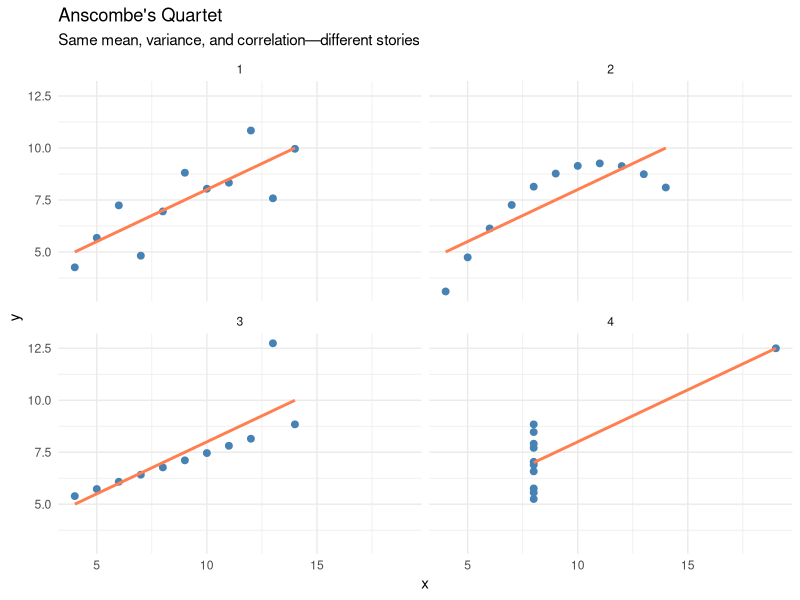
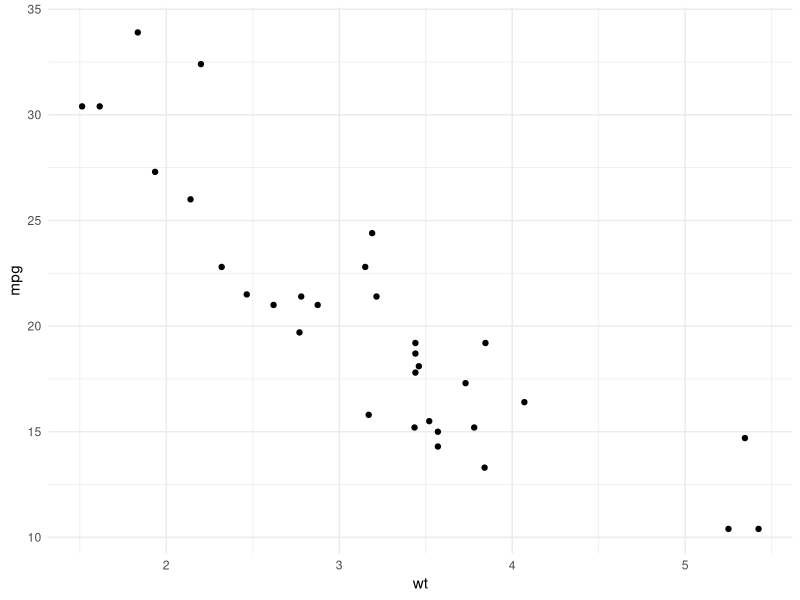
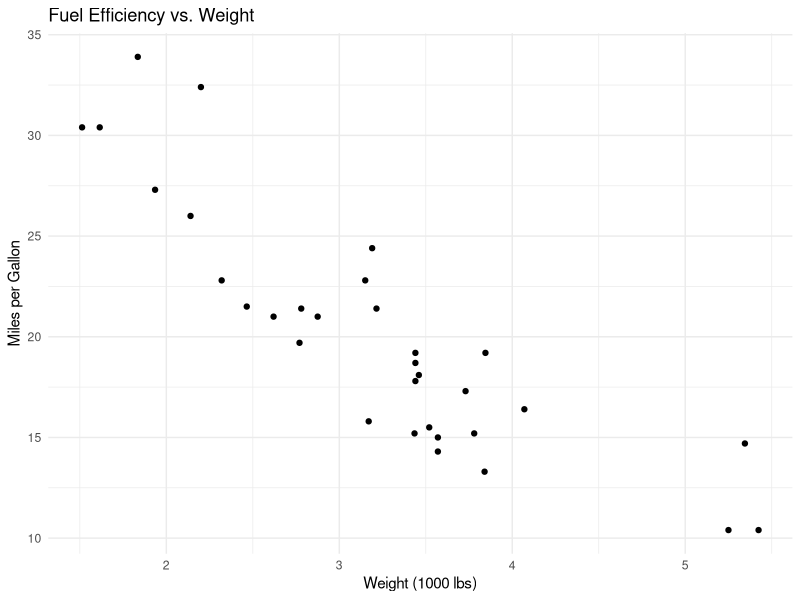
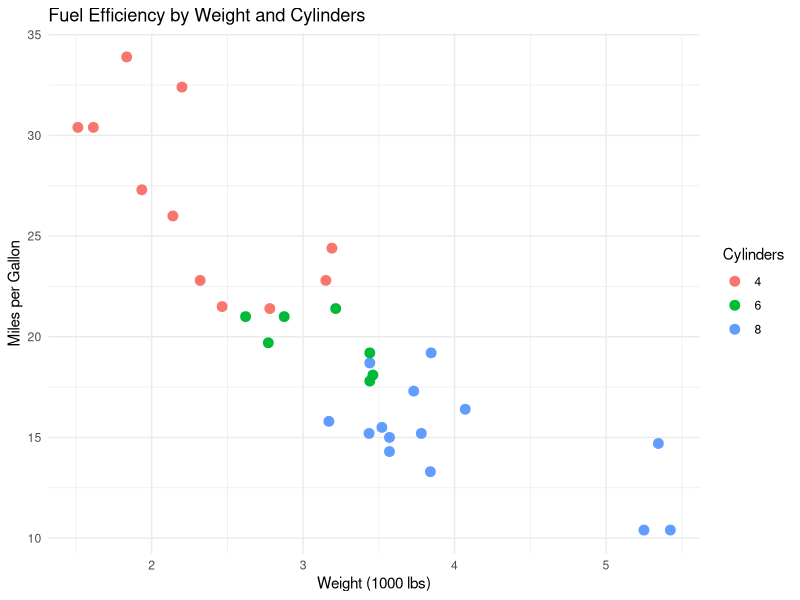
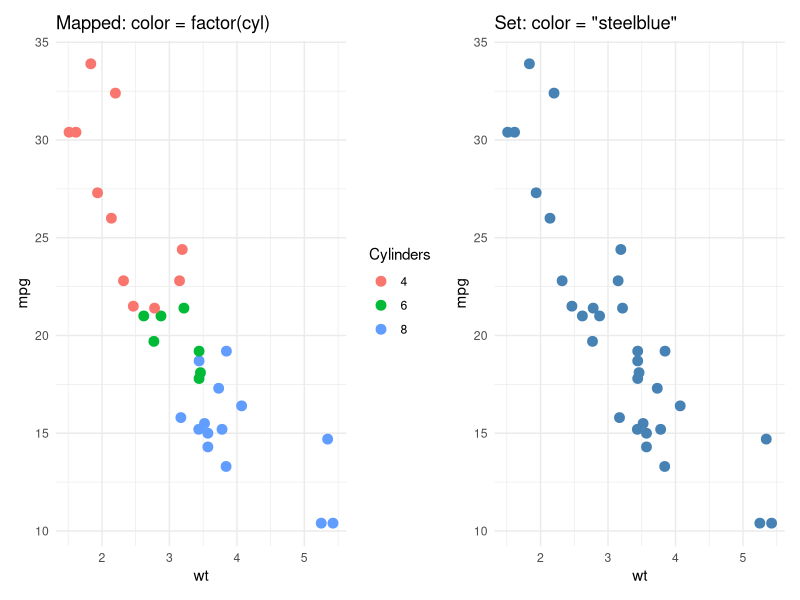
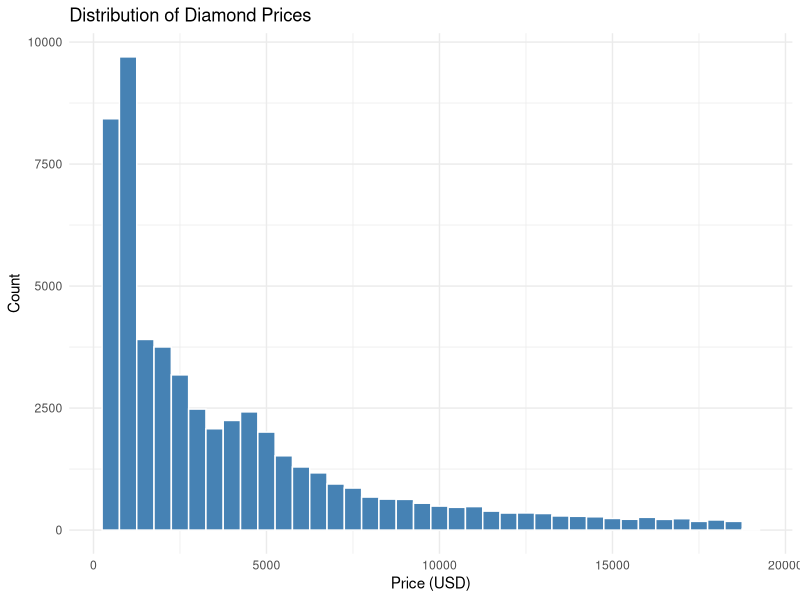
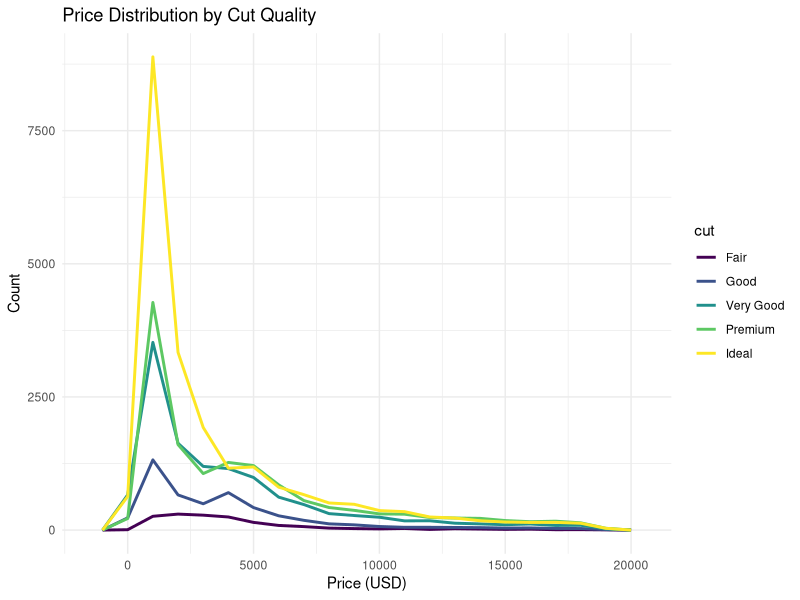
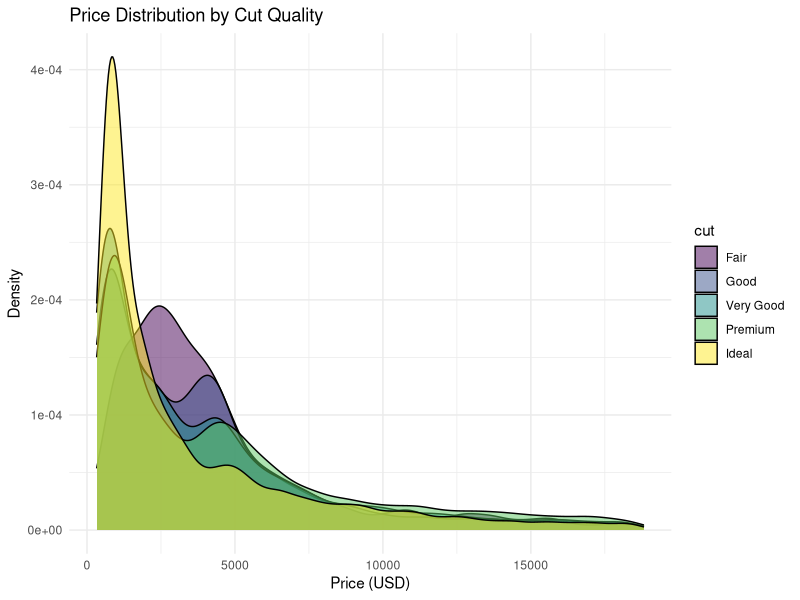

Generate these figures, in order, with R:
## ---- chunk 1
#| label: ch09-setup
#| include: false
library(tidyverse)
library(dslabs)
theme_set(theme_minimal())
## ---- chunk 2
#| label: fig-anscombes
#| fig-cap: "Anscombe's Quartet: Four datasets with identical summary statistics but very different patterns"
#| fig-height: 6

# Anscombe's Quartet demonstration
anscombe_long <- anscombe |>
  pivot_longer(everything(),
               names_to = c(".value", "set"),
               names_pattern = "(.)(.)")

ggplot(anscombe_long, aes(x = x, y = y)) +
  geom_point(size = 2, color = "steelblue") +
  geom_smooth(method = "lm", se = FALSE, color = "coral") +
  facet_wrap(~set, ncol = 2) +
  labs(title = "Anscombe's Quartet",
       subtitle = "Same mean, variance, and correlation—different stories") +
  theme_minimal()
## ---- chunk 3
#| label: fig-basic-ggplot
#| fig-cap: "A minimal ggplot2 scatter plot of car weight against fuel efficiency"

# Start with data and aesthetics
ggplot(data = mtcars, aes(x = wt, y = mpg)) +
  # Add a geometry layer
  geom_point()
## ---- chunk 4
#| label: fig-scatter
#| fig-cap: "Relationship between car weight and fuel efficiency"

ggplot(mtcars, aes(x = wt, y = mpg)) +
  geom_point() +
  labs(
    title = "Fuel Efficiency vs. Weight",
    x = "Weight (1000 lbs)",
    y = "Miles per Gallon"
  )
## ---- chunk 5
#| label: fig-scatter-color
#| fig-cap: "Scatter plot with color representing cylinders"

ggplot(mtcars, aes(x = wt, y = mpg, color = factor(cyl))) +
  geom_point(size = 3) +
  labs(
    title = "Fuel Efficiency by Weight and Cylinders",
    x = "Weight (1000 lbs)",
    y = "Miles per Gallon",
    color = "Cylinders"
  )
## ---- chunk 6
#| label: fig-mapping-vs-setting
#| fig-cap: "Left: colour mapped to a variable inside `aes()`, producing a legend. Right: colour set to a constant outside `aes()`."
#| fig-height: 3.5

library(patchwork)

p_mapped <- ggplot(mtcars, aes(x = wt, y = mpg, color = factor(cyl))) +
  geom_point(size = 3) +
  labs(title = "Mapped: color = factor(cyl)", color = "Cylinders")

p_set <- ggplot(mtcars, aes(x = wt, y = mpg)) +
  geom_point(size = 3, color = "steelblue") +
  labs(title = "Set: color = \"steelblue\"")

p_mapped + p_set
## ---- chunk 7
#| label: fig-histogram
#| fig-cap: "Distribution of diamond prices"

ggplot(diamonds, aes(x = price)) +
  geom_histogram(binwidth = 500, fill = "steelblue", color = "white") +
  labs(
    title = "Distribution of Diamond Prices",
    x = "Price (USD)",
    y = "Count"
  )
## ---- chunk 8
#| label: fig-freqpoly
#| fig-cap: "Comparing distributions with frequency polygons"

ggplot(diamonds, aes(x = price, color = cut)) +
  geom_freqpoly(binwidth = 1000, linewidth = 1) +
  labs(
    title = "Price Distribution by Cut Quality",
    x = "Price (USD)",
    y = "Count"
  )
## ---- chunk 9
#| label: fig-density
#| fig-cap: "Density plot comparing distributions by cut quality"

ggplot(diamonds, aes(x = price, fill = cut)) +
  geom_density(alpha = 0.5) +
  labs(
    title = "Price Distribution by Cut Quality",
    x = "Price (USD)",
    y = "Density"
  )
## ---- chunk 10
#| label: fig-boxplot
#| fig-cap: "Fuel efficiency by number of cylinders"

ggplot(mtcars, aes(x = factor(cyl), y = mpg, fill = factor(cyl))) +
  geom_boxplot(show.legend = FALSE) +
  labs(
    title = "Fuel Efficiency by Cylinder Count",
    x = "Number of Cylinders",
    y = "Miles per Gallon"
  )
## ---- chunk 11
#| label: fig-bar
#| fig-cap: "Count of diamonds by cut quality"

ggplot(diamonds, aes(x = cut, fill = cut)) +
  geom_bar(show.legend = FALSE) +
  labs(
    title = "Diamond Count by Cut Quality",
    x = "Cut",
    y = "Count"
  )
## ---- chunk 12
#| label: fig-bar-dodge
#| fig-cap: "Grouped bar chart showing cut quality by clarity"

ggplot(diamonds, aes(x = cut, fill = clarity)) +
  geom_bar(position = "dodge") +
  labs(
    title = "Diamond Count by Cut and Clarity",
    x = "Cut",
    y = "Count"
  )
## ---- chunk 13
#| label: fig-bar-horizontal
#| fig-cap: "Horizontal bar chart for better label readability"

ggplot(mpg, aes(x = class, fill = class)) +
  geom_bar(show.legend = FALSE) +
  coord_flip() +
  labs(
    title = "Vehicle Count by Class",
    x = NULL,
    y = "Count"
  )
## ---- chunk 14
#| label: fig-line
#| fig-cap: "Example line plot"

# Create sample time series data
set.seed(42)
time_data <- tibble(
  day = 1:30,
  value = cumsum(rnorm(30))
)

ggplot(time_data, aes(x = day, y = value)) +
  geom_line(color = "darkblue", linewidth = 1) +
  geom_point(color = "darkblue") +
  labs(
    title = "Simulated Time Series",
    x = "Day",
    y = "Value"
  )
## ---- chunk 15
#| label: fig-combined
#| fig-cap: "Scatter plot with trend line"

ggplot(mtcars, aes(x = wt, y = mpg)) +
  geom_point(aes(color = factor(cyl)), size = 3) +
  geom_smooth(method = "lm", se = TRUE, color = "black") +
  labs(
    title = "Weight vs. MPG with Linear Trend",
    x = "Weight (1000 lbs)",
    y = "Miles per Gallon",
    color = "Cylinders"
  )
## ---- chunk 16
#| label: fig-facet-wrap
#| fig-cap: "MPG vs weight, faceted by cylinder count"

ggplot(mtcars, aes(x = wt, y = mpg)) +
  geom_point() +
  geom_smooth(method = "lm", se = FALSE) +
  facet_wrap(~cyl) +
  labs(
    title = "Fuel Efficiency by Weight (Panels by Cylinders)",
    x = "Weight (1000 lbs)",
    y = "Miles per Gallon"
  )
## ---- chunk 17
#| label: fig-facet-grid
#| fig-cap: "Two-dimensional faceting"

ggplot(mtcars, aes(x = wt, y = mpg)) +
  geom_point() +
  facet_grid(am ~ cyl, labeller = labeller(
    am = c("0" = "Automatic", "1" = "Manual"),
    cyl = c("4" = "4 cyl", "6" = "6 cyl", "8" = "8 cyl")
  )) +
  labs(
    title = "MPG by Weight, Transmission, and Cylinders",
    x = "Weight (1000 lbs)",
    y = "Miles per Gallon"
  )
## ---- chunk 18
#| label: fig-labels
#| fig-cap: "Plot with comprehensive labels"

ggplot(mtcars, aes(x = wt, y = mpg)) +
  geom_point() +
  labs(
    title = "Car Fuel Efficiency",
    subtitle = "Data from the 1974 Motor Trend magazine",
    x = "Weight (1000 lbs)",
    y = "Miles per Gallon",
    caption = "Source: mtcars dataset"
  )
## ---- chunk 19
#| label: fig-themes
#| fig-cap: "Comparison of ggplot2 themes"
#| fig-height: 8

library(patchwork)

p <- ggplot(mtcars, aes(x = wt, y = mpg)) +
  geom_point() +
  labs(title = "")

p1 <- p + theme_gray() + labs(title = "theme_gray (default)")
p2 <- p + theme_minimal() + labs(title = "theme_minimal")
p3 <- p + theme_classic() + labs(title = "theme_classic")
p4 <- p + theme_bw() + labs(title = "theme_bw")

(p1 + p2) / (p3 + p4)
## ---- chunk 20
#| label: fig-theme-tweaks
#| fig-cap: "Rotated axis labels and a bottom legend via `theme()`"

ggplot(mpg, aes(x = manufacturer, y = hwy, fill = drv)) +
  geom_boxplot() +
  labs(x = NULL, y = "Highway MPG", fill = "Drive") +
  theme_classic() +
  theme(
    axis.text.x = element_text(angle = 45, hjust = 1),
    legend.position = "bottom"
  )
## ---- chunk 21
#| label: fig-log-scale
#| fig-cap: "The same simulated expression data on linear axes (left) and log axes (right)"
#| fig-height: 4

set.seed(123)
expression_sim <- tibble(
  gene_a = rlnorm(200, meanlog = 2, sdlog = 1.5),
  gene_b = rlnorm(200, meanlog = 3, sdlog = 1.2)
)

p_raw <- ggplot(expression_sim, aes(x = gene_a, y = gene_b)) +
  geom_point(alpha = 0.5) +
  labs(title = "Linear axes", x = "Gene A expression", y = "Gene B expression")

p_log <- p_raw +
  scale_x_log10() +
  scale_y_log10() +
  labs(title = "Log axes")

p_raw + p_log
## ---- chunk 22
#| label: fig-colors
#| fig-cap: "A qualitative ColorBrewer palette for an unordered categorical variable"

ggplot(mtcars, aes(x = wt, y = mpg, color = factor(cyl))) +
  geom_point(size = 3) +
  scale_color_brewer(palette = "Set1") +
  labs(
    title = "Using Color Brewer Palette",
    color = "Cylinders"
  ) +
  theme_minimal()
## ---- chunk 23
#| label: fig-color-scale-types
#| fig-cap: "A sequential viridis scale for density (left) and a diverging scale centred on zero for correlations (right)"
#| fig-height: 4

p_seq <- ggplot(faithfuld, aes(waiting, eruptions, fill = density)) +
  geom_tile() +
  scale_fill_viridis_c() +
  labs(title = "Sequential", x = "Waiting (min)", y = "Eruption (min)")

corr_df <- cor(mtcars[, 1:6]) |>
  as.table() |>
  as.data.frame() |>
  setNames(c("var1", "var2", "correlation"))

p_div <- ggplot(corr_df, aes(var1, var2, fill = correlation)) +
  geom_tile() +
  scale_fill_gradient2(low = "steelblue", mid = "white", high = "firebrick",
                       midpoint = 0) +
  labs(title = "Diverging", x = NULL, y = NULL) +
  theme(axis.text.x = element_text(angle = 45, hjust = 1))

p_seq + p_div
## ---- chunk 24
#| label: fig-show-data
#| fig-cap: "Showing raw data with summary statistics"

ggplot(mtcars, aes(x = factor(cyl), y = mpg)) +
  geom_boxplot(outlier.shape = NA, fill = "lightblue") +
  geom_jitter(width = 0.2, alpha = 0.5) +
  labs(
    title = "Show the Data, Not Just the Summary",
    x = "Cylinders",
    y = "MPG"
  )
## ---- chunk 25
#| label: fig-bar-vs-pie
#| fig-cap: "The same four values as a bar chart (lengths on a common scale) and a pie chart (angles): the ranking is instant on the left and requires effort on the right"
#| fig-height: 4

funding <- tibble(
  field = c("Engineering", "Medicine", "Natural Sciences", "Social Sciences"),
  pct = c(35, 28, 22, 15)
)

p_bar <- ggplot(funding, aes(x = reorder(field, pct), y = pct)) +
  geom_col(fill = "steelblue") +
  coord_flip() +
  labs(title = "Bar chart", x = NULL, y = "Funding (%)")

p_pie <- ggplot(funding, aes(x = "", y = pct, fill = field)) +
  geom_col(width = 1) +
  coord_polar("y") +
  labs(title = "Pie chart", fill = NULL) +
  theme_void() +
  theme(legend.position = "bottom")

p_bar + p_pie
## ---- chunk 26
#| label: fig-ordered
#| fig-cap: "Ordering categories by value aids comparison"

# Calculate mean mpg by manufacturer
mtcars_summary <- mtcars |>
  mutate(car = rownames(mtcars)) |>
  slice_head(n = 10) |>
  mutate(car = reorder(car, mpg))  # Order car names by mpg values

ggplot(mtcars_summary, aes(x = car, y = mpg)) +
  geom_col(fill = "steelblue") +
  coord_flip() +
  labs(
    title = "Fuel Efficiency by Car (Ordered)",
    x = NULL,
    y = "Miles per Gallon"
  )
## ---- chunk 27
#| label: fig-reorder-example
#| fig-cap: "Highway MPG by vehicle class, with classes ordered by their median using `reorder()`"

# Order vehicle class by median highway mpg
ggplot(mpg, aes(x = reorder(class, hwy, FUN = median), y = hwy)) +
  geom_boxplot(fill = "lightblue") +
  coord_flip() +
  labs(
    title = "Highway MPG by Vehicle Class",
    subtitle = "Ordered by median MPG",
    x = NULL,
    y = "Highway MPG"
  )
## ---- chunk 28
#| label: fig-include-zero
#| fig-cap: "The same three values with a truncated axis (left) and a full axis (right). The left panel makes a 9% difference look like a several-fold one."
#| fig-height: 4

sales <- tibble(
  quarter = c("Q1", "Q2", "Q3"),
  revenue = c(100, 105, 109)
)

p_trunc <- ggplot(sales, aes(x = quarter, y = revenue)) +
  geom_col(fill = "coral") +
  coord_cartesian(ylim = c(98, 110)) +
  labs(title = "Truncated axis: misleading", x = NULL, y = "Revenue")

p_full <- ggplot(sales, aes(x = quarter, y = revenue)) +
  geom_col(fill = "coral") +
  labs(title = "Full axis: honest", x = NULL, y = "Revenue")

p_trunc + p_full
## ---- chunk 29
#| label: fig-zero-context
#| fig-cap: "Daily temperatures with zero forced onto the axis (left) and on their natural range (right). Zero has no special meaning here, so the right panel is the better plot."
#| fig-height: 4

set.seed(42)
temps <- tibble(day = 1:30, temp = rnorm(30, mean = 22, sd = 2))

p_zero <- ggplot(temps, aes(x = day, y = temp)) +
  geom_line(color = "firebrick") +
  expand_limits(y = 0) +
  labs(title = "Including zero: wastes space", y = "Temperature (°C)")

p_auto <- ggplot(temps, aes(x = day, y = temp)) +
  geom_line(color = "firebrick") +
  labs(title = "Natural range: shows variation", y = "Temperature (°C)")

p_zero + p_auto
## ---- chunk 30
#| label: fig-colorblind
#| fig-cap: "Colorblind-friendly palette"

# Colorblind-friendly colors
cb_palette <- c("#E69F00", "#56B4E9", "#009E73", "#F0E442",
                "#0072B2", "#D55E00", "#CC79A7")

ggplot(mtcars, aes(x = wt, y = mpg, color = factor(cyl))) +
  geom_point(size = 3) +
  scale_color_manual(values = cb_palette) +
  labs(
    title = "Using a Colorblind-Friendly Palette",
    color = "Cylinders"
  ) +
  theme_minimal()
## ---- chunk 31
#| label: fig-color-plus-shape
#| fig-cap: "Redundant encoding: drive type is mapped to both colour and shape, so the groups remain distinguishable without colour"

ggplot(mpg, aes(x = displ, y = hwy, color = drv, shape = drv)) +
  geom_point(size = 3) +
  scale_color_viridis_d() +
  labs(
    title = "Color + Shape: Accessible Design",
    x = "Engine Displacement (L)", y = "Highway MPG",
    color = "Drive Type", shape = "Drive Type"
  ) +
  theme_minimal()
## ---- chunk 32
#| label: fig-distribution-shapes
#| fig-cap: "Comparing distributions with density plots"

ggplot(iris, aes(x = Sepal.Length, fill = Species)) +
  geom_density(alpha = 0.6) +
  scale_fill_brewer(palette = "Set2") +
  labs(
    title = "Sepal Length Distribution by Species",
    x = "Sepal Length (cm)",
    y = "Density"
  ) +
  theme_minimal()
## ---- chunk 33
#| label: fig-slope
#| fig-cap: "Slope chart showing change over time"

# Sample before-after data
change_data <- tibble(
  subject = rep(LETTERS[1:5], 2),
  time = rep(c("Before", "After"), each = 5),
  value = c(10, 12, 8, 15, 11, 14, 15, 11, 18, 13)
)

ggplot(change_data, aes(x = time, y = value, group = subject)) +
  geom_line(aes(color = subject), linewidth = 1) +
  geom_point(aes(color = subject), size = 3) +
  labs(
    title = "Before-After Comparison",
    x = NULL,
    y = "Value"
  ) +
  theme_minimal()
## ---- chunk 34
#| label: fig-overplotting
#| fig-cap: "Five thousand points as opaque dots (left), with `alpha = 0.1` (centre), and as filled 2D density contours with `geom_density_2d_filled()` (right)"
#| fig-height: 3.5

set.seed(42)
dense <- tibble(x = rnorm(5000), y = rnorm(5000))

p_over <- ggplot(dense, aes(x, y)) +
  geom_point() +
  labs(title = "Overplotted")

p_alpha <- ggplot(dense, aes(x, y)) +
  geom_point(alpha = 0.1) +
  labs(title = "alpha = 0.1")

p_dens <- ggplot(dense, aes(x, y)) +
  geom_density_2d_filled(show.legend = FALSE) +
  labs(title = "2D density")

p_over + p_alpha + p_dens
